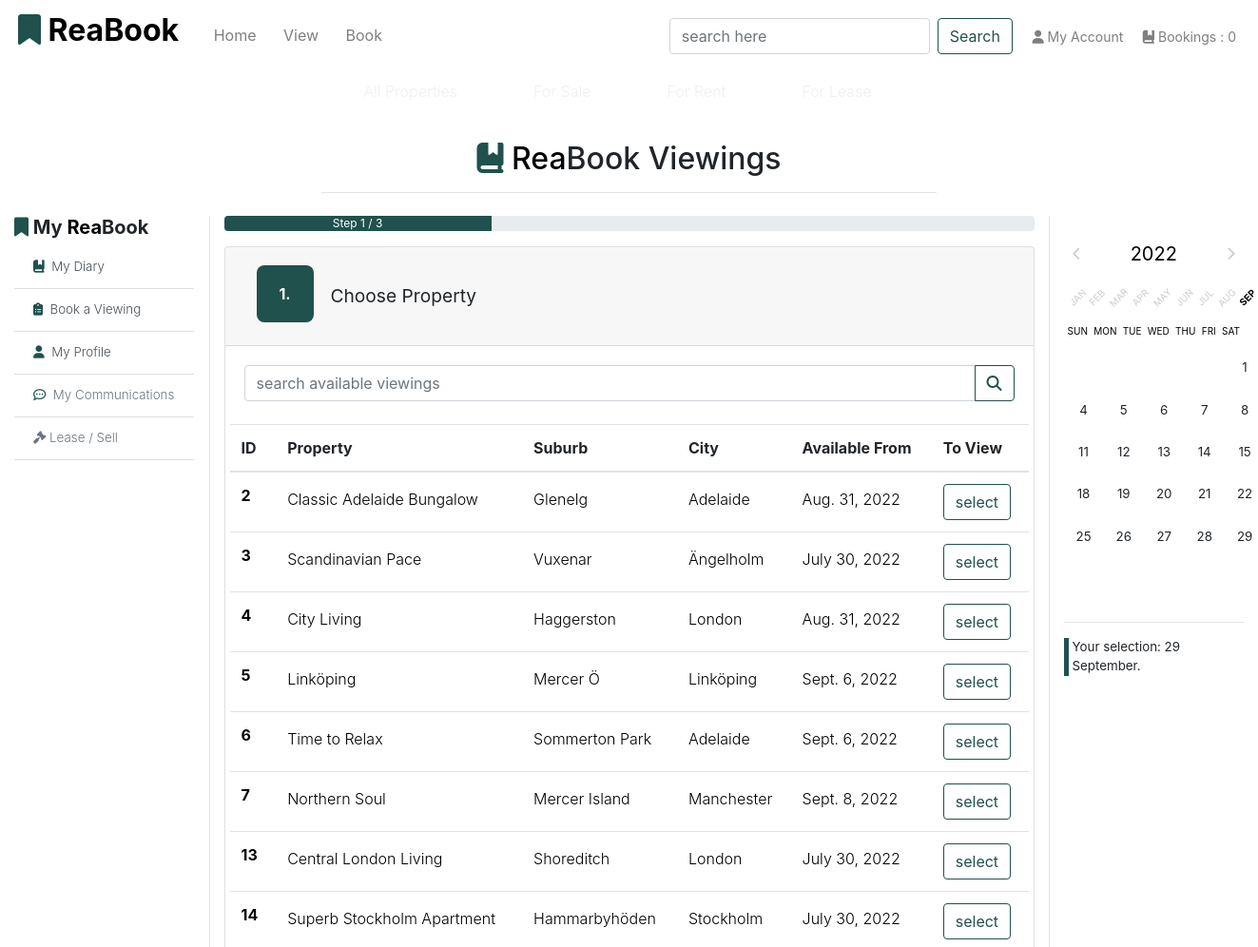
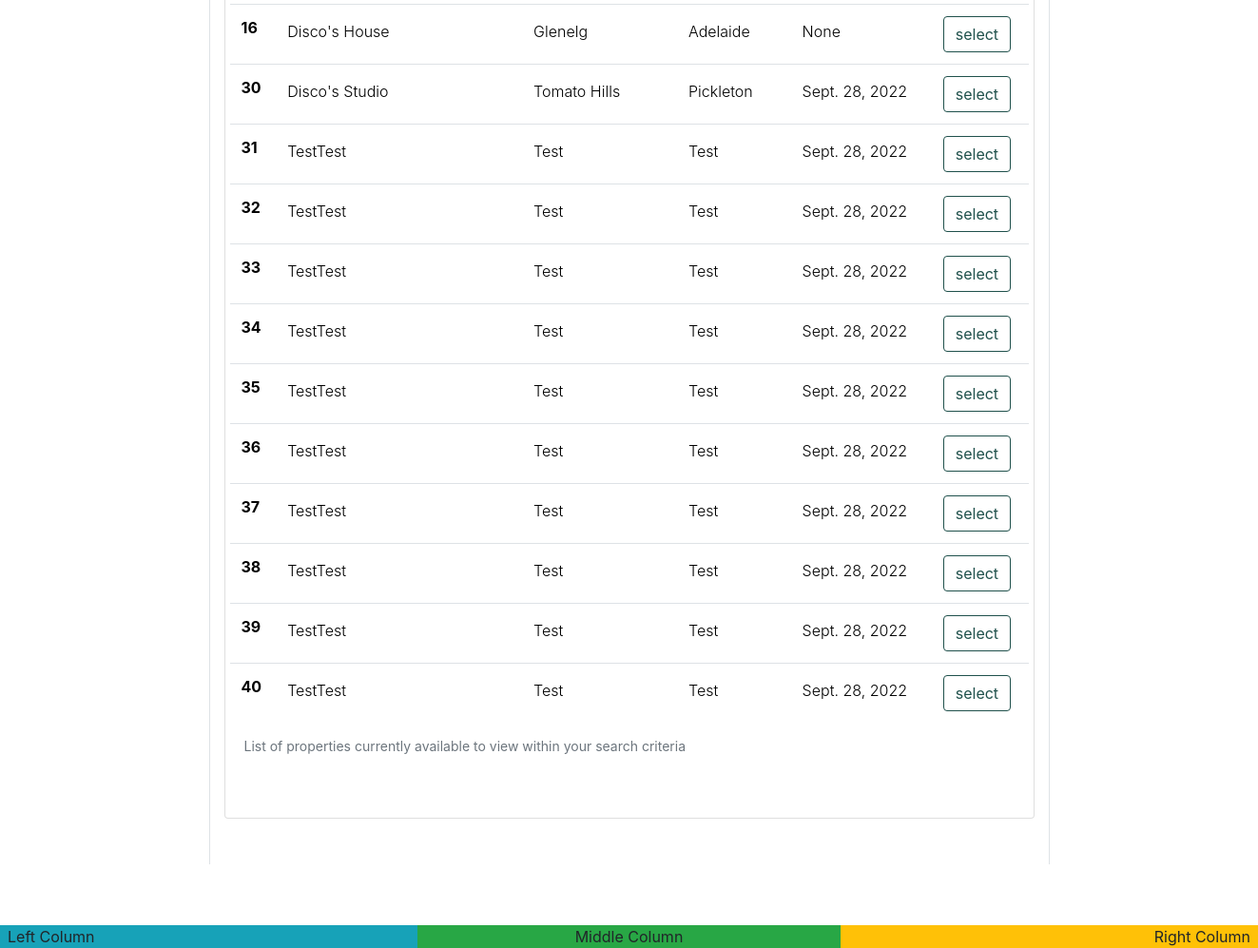
Page /book/ (signed in) on the committed database (2 pictures, top to bottom).
### app_properties/models.py (models this page shows, shortened)
class Property(models.Model):
    realtor = models.ForeignKey(User, on_delete=models.CASCADE, blank=True, null=False, default=User)
    title_no = models.CharField(max_length=254)
    ribbon_feature = models.CharField(max_length=20, default="New Listing")
    name = models.CharField(max_length=30)
    category = models.ForeignKey(
        'Category', null=True, blank=True, on_delete=models.SET_NULL
        )
    sector = models.ForeignKey(
        'Sector', null=True, blank=True, on_delete=models.SET_NULL
        )
    sale_price = models.IntegerField(null=False, blank=True, default=0)
    rent_pw = models.IntegerField(null=False, blank=True, default=0)
    date_available = models.DateField(null=True, blank=True, auto_now_add=True)
    bedrooms = models.IntegerField(null=False, blank=False)
    bathrooms = models.IntegerField(null=False, blank=False)
    carports = models.IntegerField(null=False, blank=False)
    air_conditioning = models.IntegerField(null=False, blank=False)
    rating = models.DecimalField(
        max_digits=3, decimal_places=1, null=True, blank=True
        )
    description = models.TextField()
    main_image_url = models.URLField(max_length=1024, null=True, blank=True)
    main_image = models.ImageField(null=True, blank=True)
    bedroom_image = models.ImageField(null=True, blank=True)
    bath_image = models.ImageField(null=True, blank=True)
    kitchen_image = models.ImageField(null=True, blank=True)
    living_image = models.ImageField(null=True, blank=True)
    unit_no = models.IntegerField(null=True, blank=True)
    level = models.IntegerField(null=True, blank=True)
    house_no = models.IntegerField(null=True, blank=False, default="No.")
    street = models.CharField(max_length=70, default='')
    suburb = models.CharField(max_length=70, default='')
    city = models.CharField(max_length=40)
    state = models.CharField(max_length=40, null=True, blank=True)
    postcode = models.CharField(max_length=10)
    country = models.CharField(max_length=2, choices=pytz.country_names.items(), null=True, blank=True)
    land_area = models.IntegerField(null=True, blank=True)
    building_area = models.IntegerField(null=True, blank=True)
    build_date = models.DateField(null=True, blank=True)
    list_date = models.DateField(auto_now_add=True)
    list_duration = models.IntegerField(null=False, blank=False, default=30)
    owner_fname = models.CharField(max_length=254, null=True, blank=False)
    owner_lname = models.CharField(max_length=254, null=True, blank=False)
    viewings = models.BooleanField(default=True)
    available = models.BooleanField(default=False)
    class Meta:
        verbose_name_plural = 'Properties'
        get_latest_by = 'list_date'

### app_bookings/views.py (the view, shortened to what this page needs)
# urls.py: path('', views.choose_bookings, name='choose_bookings'),
def choose_bookings(request):
    properties = Property.objects.all() # noqa
    props_with_viewings = properties.filter(viewings=True)
    query = None
    context = {
        'properties': properties,
        'props_with_viewings': props_with_viewings,
        'search_term': query,
    }
    return render(request, 'book/search-viewings.html', context)

### app_bookings/templates/book/search-viewings.html (shortened to what this page needs)
{% extends 'base.html' %}
{% load static %}
{% block content %}
{% if user.is_authenticated %}
{% include 'includes/bookings-base.html' %}
<div class="row justify-content-center">
    <div class="col-md-12 text-center mb-md-5 h-100">
        <div class="progress">
            <div class="progress-bar bg-green" role="progressbar" style="width: 33%" aria-valuenow="33" aria-valuemin="0" aria-valuemax="100">Step 1 / 3</div>
        </div>
            <div class="w-100">
                <div class="card mt-3">
                    <div class="card-header" id="headingOne">
                        <h2 class="mb-0">
                            <button class="btn w-100">
                                <span class="accordion-number float-left">1.</span>
                                <span class="accordion-text-heading">Choose Property</span>
                            </button>
                        </h2>
                    </div>
                    <div>
                        <div class="card-body">
                            <form action="{% url 'choose_bookings' %}" method="GET">
                                <div class="input-group mb-4">
                                    <input type="search" class="form-control" name="q" aria-label="Text input with dropdown button" placeholder="search available viewings">
                                    <div class="input-group-append">
                                        <button class="btn btn-outline-reabook" type="submit">
                                            <i class="fa-solid fa-magnifying-glass"></i>
                                        </button>
                                    </div>
                                </div>
                            </form>
                            <div class="row mb-3 table-section">
                                <table class="table table-hover text-lg-left font-weight-light">
                                    <caption class="col-11"><small>List of properties currently available to view within your search criteria</small></caption>
                                    <thead>
                                        <tr>
                                            <th scope="col">ID</th>
                                            <th scope="col">Property</th>
                                            <th scope="col">Suburb</th>
                                            <th scope="col">City</th>
                                            <th scope="col">Available From</th>
                                            <th scope="col">To View</th>
                                        </tr>
                                    </thead>
                                    <tbody class="font-weight-light">
                                        {% for prop in props_with_viewings %}
                                        <tr>
                                            <th scope="row" class="row-hlink"><a
                                                    href="{% url 'property-detail' prop.id %}">{{ prop.id }}</a>
                                            </th>
                                            <td class="row-hlink pt-3">
                                                <a href="{% url 'property-detail' prop.id %}">{{ prop.name }}</a>
                                            </td>
                                            <td class="row-hlink pt-3">
                                                <a href="{% url 'property-detail' prop.id %}">{{ prop.suburb }}</a>
                                            </td>
                                            <td class="row-hlink pt-3">
                                                <a href="{% url 'property-detail' prop.id %}">{{ prop.city }}</a>
                                            </td>
                                            <td class="row-hlink pt-3">
                                                <a href="{% url 'property-detail' prop.id %}">{{ prop.date_available }}</a></td>
                                            <td class="row-hlink">
                                                <a href="{% url 'booking_detail' prop.id %}">
                                                    <button class="btn btn-outline-reabook my-lg-0 my-sm-0" type="submit">select</button>
                                                </a>
                                            </td>
                                        </tr>
                                        {% endfor %}
                                    </tbody>
                                </table>
                            </div>
                        </div>
                    </div>
                </div>
            </div>
    </div>
</div>
{% include 'includes/bookings-base-calendar.html' %}
{% else %}
    {% include 'includes/account-required.html' %}
{% endif %}
{% endblock %}

### static/css/base.css (style rules this page uses)
html { height: 100%; }
.bg-green { background-color: #20514C; }
.btn-outline-reabook { color: #20514C; border-color: #20514C; }
tr a { color: #000; }
.table-section { overflow-y: auto; }
.accordion-number { background-color: #20514C; color: #fff; border-radius: 0.5rem; justify-content: center; min-width: 3.75rem; font-weight: 700; font-size: 1rem; }
.accordion-text-heading { font-size: larger; }
.accordion-number, .accordion-text-heading { display: flex; align-items: center; padding: 1.125rem; }

### rows in the picture
Property: id "2", name "Classic Adelaide Bungalow", suburb "Glenelg", city "Adelaide", date_available "Aug. 31, 2022"
Property: id "3", name "Scandinavian Pace", suburb "Vuxenar", city "Ängelholm", date_available "July 30, 2022"
Property: id "4", name "City Living", suburb "Haggerston", city "London", date_available "Aug. 31, 2022"
Property: id "5", name "Linköping", suburb "Mercer Ö", city "Linköping", date_available "Sept. 6, 2022"
Property: id "6", name "Time to Relax", suburb "Sommerton Park", city "Adelaide", date_available "Sept. 6, 2022"
Property: id "7", name "Northern Soul", suburb "Mercer Island", city "Manchester", date_available "Sept. 8, 2022"
Property: id "13", name "Central London Living", suburb "Shoreditch", city "London", date_available "July 30, 2022"
Property: id "14", name "Superb Stockholm Apartment", suburb "Hammarbyhöden", city "Stockholm", date_available "July 30, 2022"
Property: id "16", name "Disco's House", suburb "Glenelg", city "Adelaide", date_available "None"
Property: id "30", name "Disco's Studio", suburb "Tomato Hills", city "Pickleton", date_available "Sept. 28, 2022"
Property: id "31", name "TestTest", suburb "Test", city "Test", date_available "Sept. 28, 2022"
Property: id "32", name "TestTest", suburb "Test", city "Test", date_available "Sept. 28, 2022"
Property: id "33", name "TestTest", suburb "Test", city "Test", date_available "Sept. 28, 2022"
Property: id "34", name "TestTest", suburb "Test", city "Test", date_available "Sept. 28, 2022"
Property: id "35", name "TestTest", suburb "Test", city "Test", date_available "Sept. 28, 2022"
Property: id "36", name "TestTest", suburb "Test", city "Test", date_available "Sept. 28, 2022"
Property: id "37", name "TestTest", suburb "Test", city "Test", date_available "Sept. 28, 2022"
Property: id "38", name "TestTest", suburb "Test", city "Test", date_available "Sept. 28, 2022"
Property: id "39", name "TestTest", suburb "Test", city "Test", date_available "Sept. 28, 2022"
Property: id "40", name "TestTest", suburb "Test", city "Test", date_available "Sept. 28, 2022"
